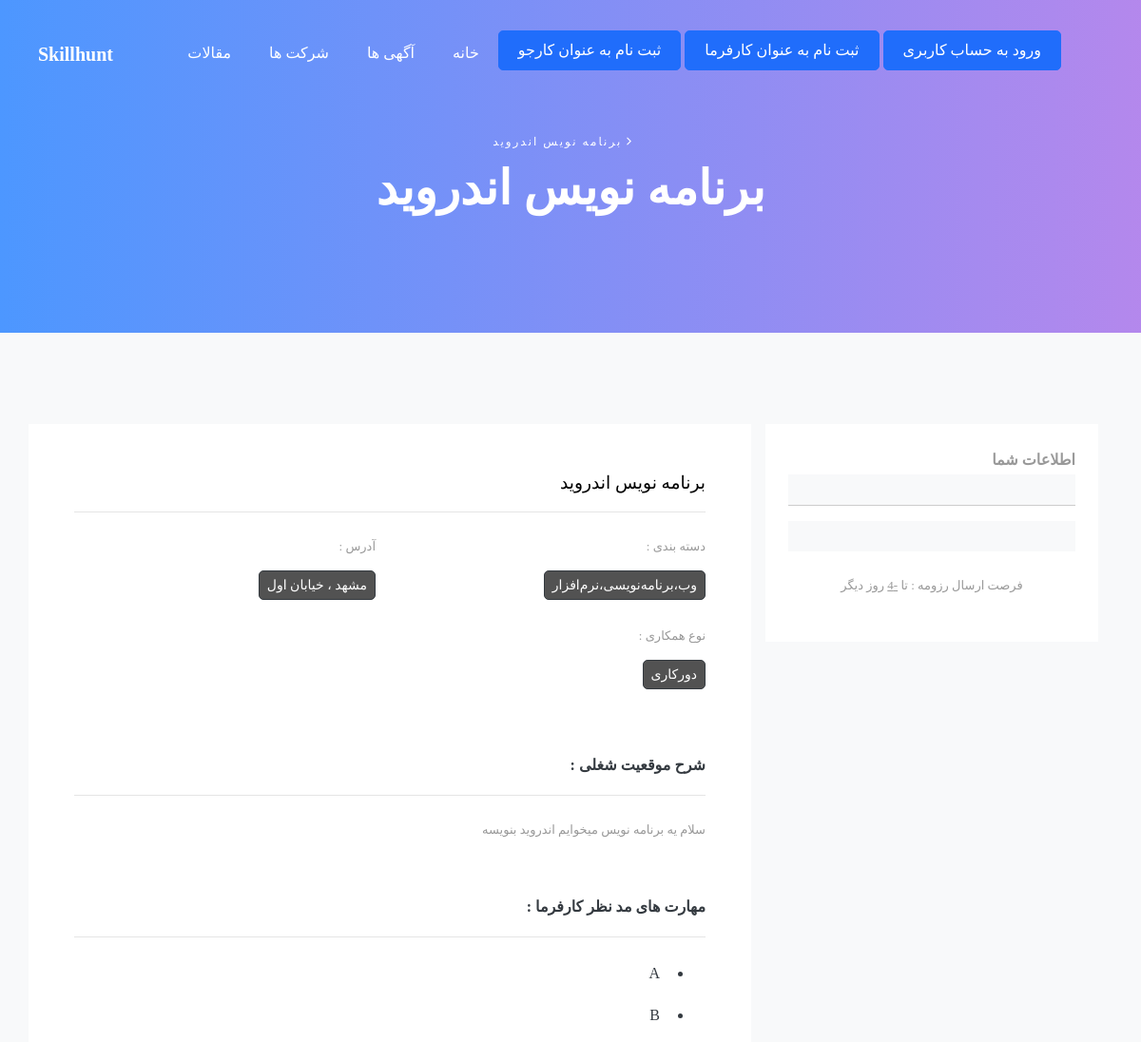
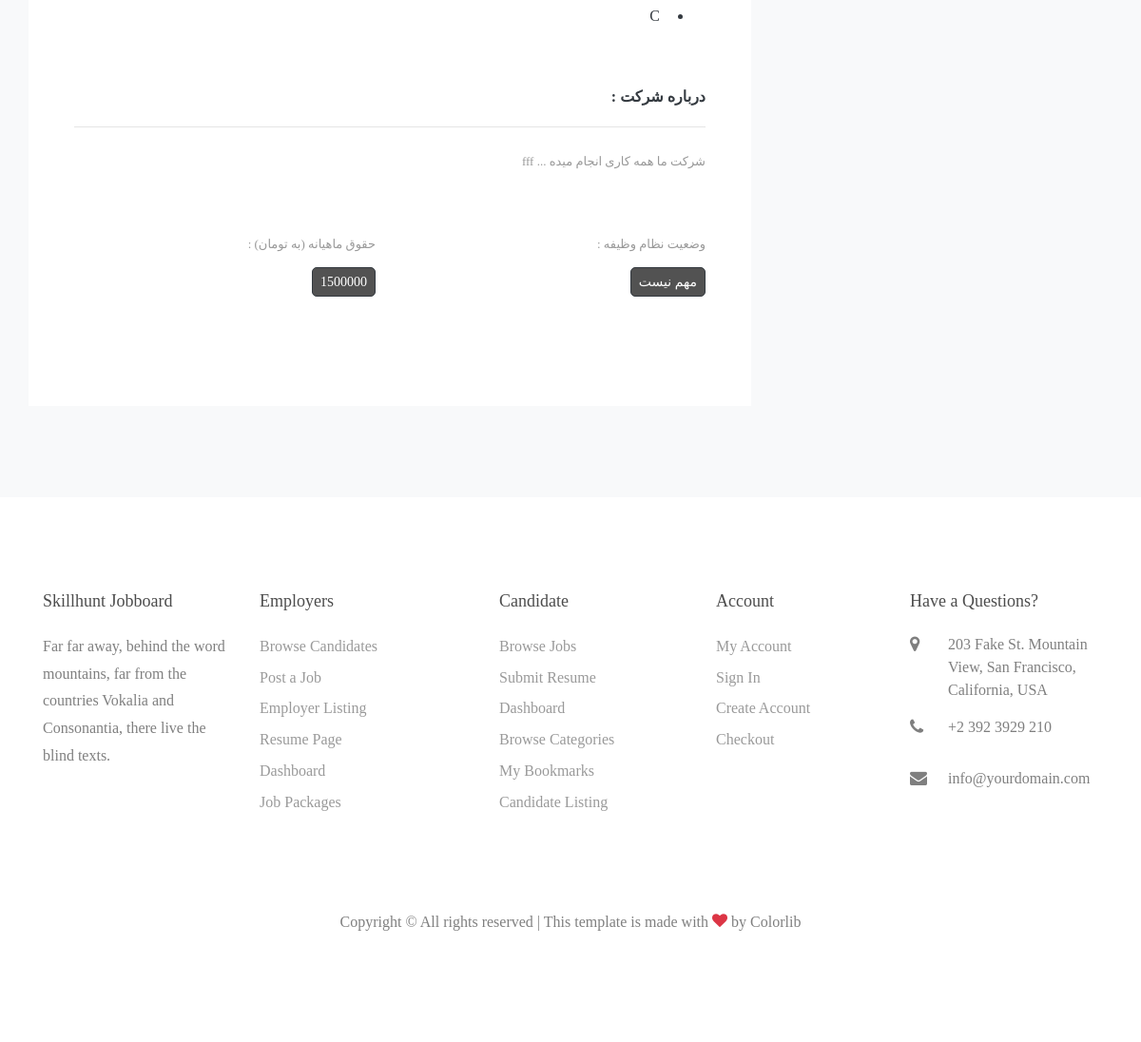
The page /ad-detail/6 on the database its author committed (2 pictures, top to bottom).
### Employer/models.py (models this page shows, shortened)
class Advertisement(models.Model):
	title = models.CharField(max_length = 300 , verbose_name = 'عنوان آگهی')
	location = models.CharField(max_length = 100,verbose_name = 'شهر یا استان')
	category = models.ForeignKey(categories , on_delete = models.CASCADE , default = '' , verbose_name = 'دسته بندی' , related_name = 'advertisiment')
	company = models.ForeignKey(Company , on_delete = models.CASCADE , verbose_name = 'مربوط به شرکت' , related_name='company')
	text = models.TextField(verbose_name = 'متن آگهی')
	soldier_ship = models.CharField(max_length = 25, choices=soldiership_types , verbose_name = 'وضعیت خدمت کارجو')
	skills = models.TextField(verbose_name = 'مهارتهای مدنظر')
	job_nature = models.CharField(max_length = 30 , choices = job_nature , verbose_name = 'نوع قرارداد')
	generate_in = models.DateTimeField(auto_now_add=True , verbose_name = 'تاریخ ایجاد',blank = True, null = True)
	expired_in = models.DateTimeField(verbose_name = 'تارخ انقضای این آگهی',blank = True, null = True)
	salary = models.IntegerField(verbose_name = 'حقوق (تومان)')
	expired = models.BooleanField(verbose_name = 'این آگهی منقضی شده' , default = False)

class Company(models.Model):
	logo = models.ImageField(null = True,blank = True,upload_to = upload_logo_path)
	name = models.CharField(max_length = 250 , verbose_name = 'نام شرکت')
	address = models.TextField(verbose_name = 'آدرس')
	underlie = models.TextField(verbose_name = 'درباره شرکت (این متن در آگهی های شما نمایش داده می شود)')
	manager = models.ForeignKey(Manager , on_delete = models.CASCADE , default = 1 , related_name = 'Have_companies')
	valid = models.BooleanField(verbose_name = 'تایید کنید این شرکت وجود خارجی دارد')

### Controllers/models.py (models this page shows, shortened)
class categories(models.Model):
	name = models.CharField(max_length = 100)

### Home/views.py (the view, shortened to what this page needs)
# urls.py: path('ad-detail/<int:pk>', AdDetail.as_view() , name = 'AdDetail'),
class AdDetail(DetailView):
	model = Advertisement
	template_name = 'Employer/AdvertimentDetail.html'
	def get_context_data(self , **kwargs):
		context = super(AdDetail , self).get_context_data(**kwargs)
		obj = self.get_object()
		time_left = obj.expired_in.day-now.day
		Skills = []
		context['skills'] = self.object.skills.split('/')
		context['title'] = self.object.title
		context['time_left'] = time_left
		return context

### Controllers/templatetags/template-parts.py (called while the page is built)
@register.inclusion_tag('BASE_HTMLs/Nav.html' , takes_context=True)
def Navbar(context , request):
	try:
		is_a_manager = Manager.objects.get(email = request.user.username)
	except:
		is_a_manager = None
	try:
		is_a_employee = EmployeeModel.objects.get(employee = request.user)
	except:
		is_a_employee = None
	context = {}
	if request.user.is_authenticated:
		context['is_a_manager'] = is_a_manager
		context['is_a_employee'] = is_a_employee
		context['request'] = request
	return context

### templates/Employer/AdvertimentDetail.html (shortened to what this page needs)
{% extends 'BASE_HTMLs/Base.html' %}
{% block common_content %}
<section class="ftco-section bg-light">
	<div class="container">
		<div class="row">
			<div class="col-md-8 bg-white text-right p-5" dir="rtl">
				<h3 class="">{{object.title}}</h3><hr>
				<div class="row mb-5">
					<div class="col-md-6 font-size-13 mb-3">
						دسته بندی :<br>
						<button class="btn btn-dark btn-sm">{{object.category.name}}</button>
					</div>
					<div class="col-md-6 font-size-13 mb-3">
						آدرس :<br>
						<button class="btn btn-dark btn-sm">{{object.location}}</button>
					</div>
					<div class="col-md-6 font-size-13 mb-3">
						نوع همکاری :<br>
						<button class="btn btn-dark btn-sm">{{object.get_job_nature_display}}</button>
					</div>
				</div>
				<strong class="text-dark">شرح موقعیت شغلی :</strong><hr>
				<p class="text-justify font-size-13 mb-5">{{object.text}}</p>
				<div class=" mb-5">
				<strong class="text-dark">مهارت های مد نظر کارفرما :</strong><hr>
				<p class="text-justify font-size-13">
					<ul class="text-dark">
						{% for skill in skills %}
							<li class="p-2">{{skill}}</li>
						{% endfor %}
					</ul>
				</p>
				</div>
				<strong class="text-dark mt-5">درباره شرکت :</strong><hr>
				<p class="text-justify font-size-13 mb-5">{{object.company.underlie}}</p>
				<div class="row mb-5">
					<div class="col-md-6 font-size-13 mb-3">
						وضعیت نظام وظیفه :<br>
						<button class="btn btn-dark btn-sm">{{object.get_soldier_ship_display}}</button>
					</div>
					<div class="col-md-6 font-size-13 mb-3">
						حقوق ماهیانه (به تومان) :<br>
						<button class="btn btn-dark btn-sm">{{object.salary}}</button>
					</div>
				</div>
			</div>
			<div class="col-md-4 text-right">
				<div class="p-4 mb-3 bg-white">
					<strong class="pb-5">اطلاعات شما</strong>
					<p class="bb-1 bg-light p-3">{{request.user.get_full_name}}</p>
					<p class="bg-light p-3">{{request.user.username}}</p>
		              <p class="text-center font-size-13 mt-3" dir="rtl">
		               	فرصت ارسال رزومه : تا <u>{{time_left}}</u> روز دیگر
		           	  </p>
            	</div>
			</div>
		</div>
	</div>
</section>
{% endblock %}

### templates/BASE_HTMLs/Header.html (shortened to what this page needs)
    <div class="hero-wrap hero-wrap-2" data-stellar-background-ratio="0.5">
      <div class="overlay"></div>
      <div class="container">
        <div class="row no-gutters slider-text align-items-end justify-content-start">
          <div class="col-md-12 ftco-animate text-center mb-5">
          	<p class="breadcrumbs mb-0"><span class="mr-3"><a href="index.html">{{title}} <i class="ion-ios-arrow-forward"></i></a></span> </p>
            <h1 class="mb-3 bread">{{title}}</h1>
          </div>
        </div>
      </div>
    </div>

### rows shown on the page
Advertisement: title "برنامه نویس اندروید", category.name "وب،برنامه‌نویسی،نرم‌افزار", location "مشهد ، خیابان اول", job_nature "دورکاری", text "سلام یه برنامه نویس میخوایم اندروید بنویسه", company.underlie "شرکت ما همه کاری انجام میده ... fff", soldier_ship "مهم نیست", salary "1500000"

### other values the page prints
{{ skill }} "A" "B" "C"
{{ time_left }} "-4"
